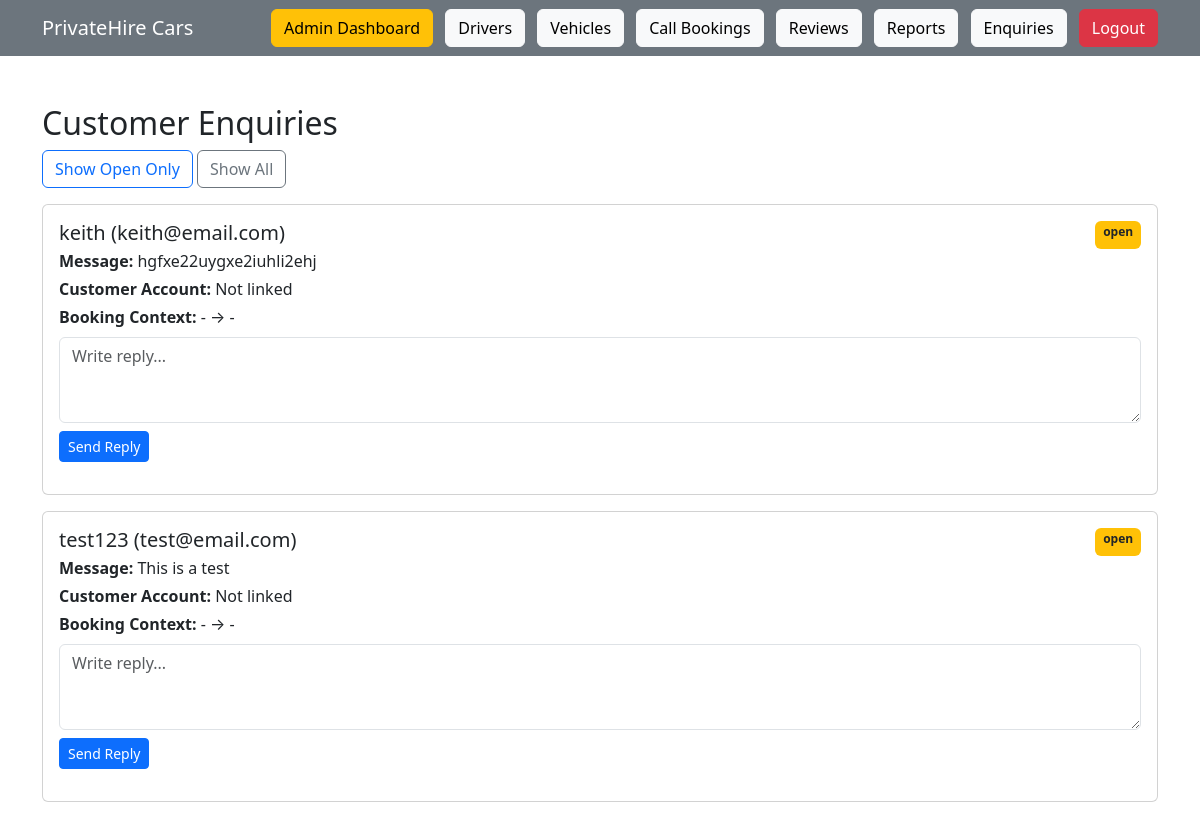
Screenshot of /admin/enquiries.php (signed in) with the database file from the repository.
### tables this page shows
CREATE TABLE `enquiries` (
  `id` int(11) NOT NULL,
  `name` varchar(100) DEFAULT NULL,
  `email` varchar(100) DEFAULT NULL,
  `message` text DEFAULT NULL
);

### admin/enquiries.php (the view, shortened to what this page needs)
<?php
include "../config/db.php";
include "../navbar.php";
$openOnly = isset($_GET['open_only']) ? 1 : 0;
$where = $openOnly ? "WHERE e.status='open'" : "";
$enquiries = $conn->query("
    SELECT e.*, u.username, b.pickup, b.destination, b.journey_date, b.journey_time
    FROM enquiries e
    LEFT JOIN users u ON u.id = e.user_id
    LEFT JOIN bookings b ON b.id = e.booking_id
    {$where}
    ORDER BY e.id DESC
");
?>
<div class="container mt-5 mb-5">
    <h2>Customer Enquiries</h2>
    <a class="btn btn-outline-primary mb-3" href="enquiries.php?open_only=1">Show Open Only</a>
    <a class="btn btn-outline-secondary mb-3" href="enquiries.php">Show All</a>
    <?php if ($enquiries && $enquiries->num_rows > 0) { ?>
        <?php while ($e = $enquiries->fetch_assoc()) { ?>
            <div class="card mb-3">
                <div class="card-body">
                    <div class="d-flex justify-content-between">
                        <h5 class="card-title mb-1"><?php echo htmlspecialchars($e['name']); ?> (<?php echo htmlspecialchars($e['email']); ?>)</h5>
                        <span class="badge <?php echo $e['status'] === 'resolved' ? 'bg-success' : 'bg-warning text-dark'; ?>"><?php echo htmlspecialchars($e['status'] ?? 'open'); ?></span>
                    </div>
                    <p class="mb-1"><strong>Message:</strong> <?php echo nl2br(htmlspecialchars($e['message'])); ?></p>
                    <p class="mb-1"><strong>Customer Account:</strong> <?php echo htmlspecialchars($e['username'] ?? 'Not linked'); ?></p>
                    <p class="mb-1"><strong>Booking Context:</strong> <?php echo htmlspecialchars(($e['pickup'] ?? '-') . ' → ' . ($e['destination'] ?? '-') . ' ' . ($e['journey_date'] ?? '')); ?></p>
                    <?php if (!empty($e['response'])) { ?>
                        <p class="mb-1"><strong>Response:</strong> <?php echo nl2br(htmlspecialchars($e['response'])); ?></p>
                        <p class="text-muted mb-0"><small>Replied: <?php echo htmlspecialchars($e['response_date']); ?></small></p>
                    <?php } else { ?>
                        <form method="POST" class="mt-2">
                            <textarea class="form-control mb-2" name="reply" rows="3" placeholder="Write reply..." required></textarea>
                            <button class="btn btn-primary btn-sm" name="reply_enquiry">Send Reply</button>
                        </form>
                    <?php } ?>
                </div>
            </div>
        <?php } ?>
    <?php } else { ?>
        <div class="alert alert-info">No enquiries found.</div>
    <?php } ?>
</div>

### rows the page displays
enquiries: name "keith", email "keith@email.com", status "open", message "hgfxe22uygxe2iuhli2ehj", username "Not linked", journey_date "- → -"
enquiries: name "test123", email "test@email.com", status "open", message "This is a test", username "Not linked", journey_date "- → -"
